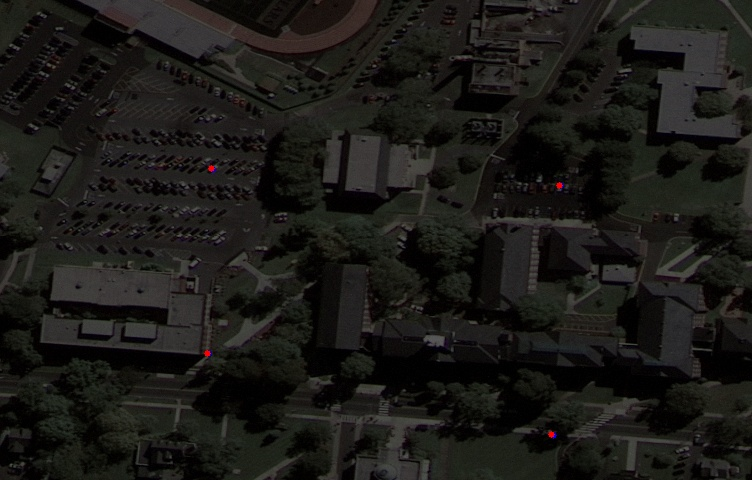
#> input picture src/data/img/11.jpg, 752 x 480 px; its folder holds 4 pictures in this run
$ python gif.py
#> lines starting #> are read from the running program, lines starting #| are printed output that depends on the picture
import matplotlib.animation as animation
import matplotlib.pyplot as plt
import numpy as np
import imageio
import cv2
import os

# read images
img_dir = './img'
img_names = os.listdir(img_dir)
img_names.sort(key=lambda x: int(x.split('.')[0]))

imgs = []
for img_name in img_names:
    img = cv2.imread(os.path.join(img_dir, img_name))
#> img is the input picture: shape (480, 752, 3); mean B, G, R 23.1, 26.2, 27.2
    imgs.append(img)

# save images into mp4
fps = 25
#> fps = 25
size = (imgs[0].shape[1], imgs[0].shape[0])
#> size = (752, 480)
gifWriter = imageio.get_writer('./prueba.gif', fps=fps)
for img in imgs:
    gifWriter.append_data(img)
gifWriter.close()
print('The video has been saved.')

# plot images
fig = plt.figure()
ims = []
for img in imgs:
    im = plt.imshow(img, animated=True)
    ims.append([im])
ani = animation.ArtistAnimation(fig, ims, interval=1000/fps, blit=True, repeat_delay=1000)
print('The video is playing.')
plt.show()
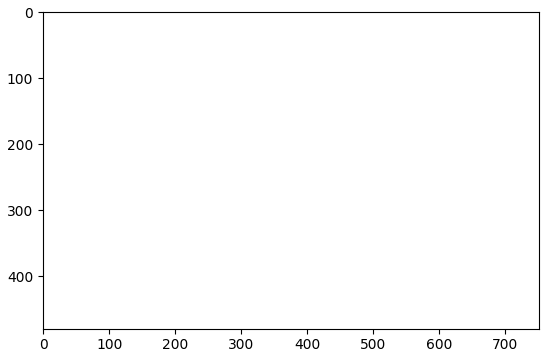
#> figure drawn by matplotlib, 1 panel; B, G, R data is drawn as R, G, B
